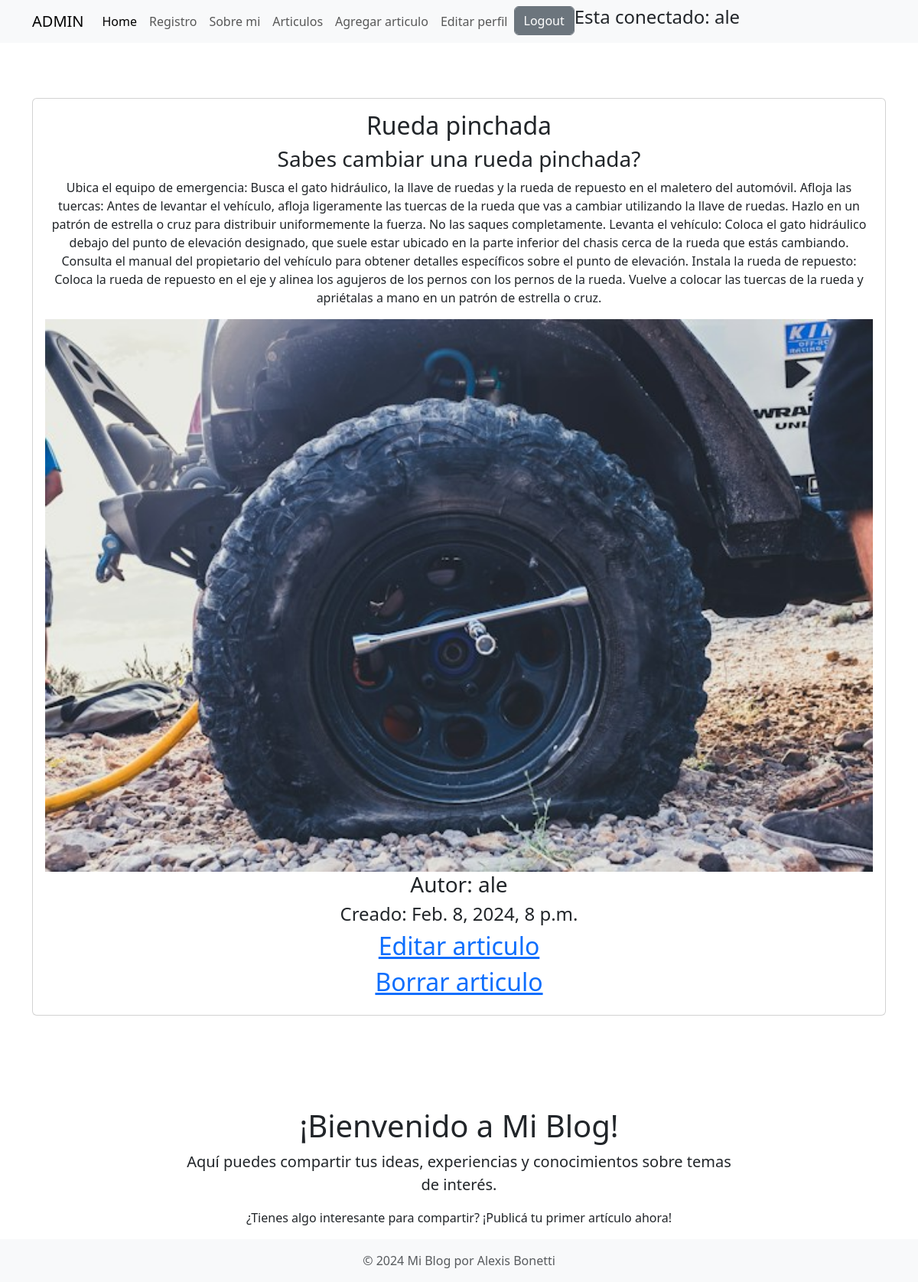
Screenshot of /todosArticulos/articulo/2/ (signed in) with the database file from the repository.
### AlexBlog/models.py (models this page shows, shortened)
class Entrada(models.Model):
    titulo = models.CharField(max_length=50)
    subtitulo = models.CharField(max_length=50)
    cuerpo = models.TextField(max_length=1500)
    imagen = models.ImageField('Imagen del articulo.', blank=True, null= True, upload_to= '', max_length= 200, default= 'imagenDefault.jpg')
    autor = models.ForeignKey(User, on_delete=models.CASCADE)
    fecha = models.DateTimeField(auto_now_add=True, editable=False)

### AlexBlog/views.py (the view)
class ArticuloDetalle(DetailView):
    model = Entrada
    template_name = 'articuloDetalle.html'
    context_object_name = 'articulo'

### templates/articuloDetalle.html
{% extends 'index.html' %}
{% block content %}
<div class="container">
    {% if articulo %}
    <section class="row">
    <article class="card card-body text-center my-4">
        <h2>{{ articulo.titulo }}</h2>
        <h3>{{ articulo.subtitulo }}</h3>
        <p>{{ articulo.cuerpo }}</p>
        <img src="{{ articulo.imagen.url }}" class="img-fluid" alt="imagenArticulo">
        <h3>Autor: {{ articulo.autor}} </h3>
        <h4>Creado: {{ articulo.fecha}}</h4>
        <a href="{% url 'editarArticulo' articulo.pk %}">
            <h2>Editar articulo</h2>
        </a>
        <a href="{% url 'borrarArticulo' articulo.pk %}">
            <h2>Borrar articulo</h2>
        </a>
    </article>
    </section>
    {% endif %}
</div>
{% endblock %}

### templates/index.html (shortened to what this page needs)
<!DOCTYPE html>
<html lang="en">
<head>
    <link rel="stylesheet" type="text/css"
        href="https://cdn.jsdelivr.net/npm/bootstrap@5.3.2/dist/css/bootstrap.min.css" />
</head>
<body>
    <header>
        <nav class="navbar navbar-expand-lg bg-body-tertiary">
            <div class="container">
                <a class="navbar-brand" href="/admin/">ADMIN</a>
                <div class="collapse navbar-collapse" id="navbarSupportedContent">
                    <ul class="navbar-nav me-auto mb-2 mb-lg-0">
                        <li class="nav-item">
                            <a class="nav-link active" aria-current="page" href="/">Home</a>
                        </li>
                        <li class="nav-item">
                            <a class="nav-link" href="{% url 'registro' %}">Registro</a>
                        </li>
                        <li class="nav-item">
                            <a class="nav-link" href="{% url 'sobreMi' %}">Sobre mi</a>
                        </li>
                        {% if user.is_authenticated%}
                        <li class="nav-item">
                            <a class="nav-link" href="{% url 'verArticulos' %}">Articulos</a>
                        </li>
                        <li class="nav-item">
                            <a class="nav-link" href="{% url 'agregarArticulos' %}">Agregar articulo</a>
                        </li>
                        <li class="nav-item">
                            <a class="nav-link" href="{% url 'editarUsuario' %}">Editar perfil</a>
                        </li>
                        <li class="nav-item">
                            <form method="post" action="{% url 'logout' %}">
                                <button type="submit" class="form-control btn btn-secondary">Logout</button>
                            </form>
                        </li >
                        {% else %}
                        <li class="nav-item">
                            <a class="nav-link" href="{% url 'login' %}">Login</a>
                        </li>
                        {% endif %}
                        {% if user.is_authenticated %}
                        <h4> Esta conectado: {{user}} </h4>
                        {% endif %}
                    </ul>
                </div>
            </div>
        </nav>
    </header>
    <main class="container py-5">
        {% load static %}
        {% block content %}{% endblock %}
    </main>
    <div class="container mt-5">
        <div class="row">
            <div class="col-md-8 offset-md-2">
                <h1 class="text-center">¡Bienvenido a Mi Blog!</h1>
                <p class="lead text-center">Aquí puedes compartir tus ideas, experiencias y conocimientos sobre temas de
                    interés.</p>
                <p class="text-center">¿Tienes algo interesante para compartir? ¡Publicá tu primer artículo ahora!</p>
            </div>
        </div>
    </div>
    <footer class="footer mt-auto py-3 bg-light">
        <div class="container text-center">
            <span class="text-muted">© 2024 Mi Blog por Alexis Bonetti</span>
        </div>
    </footer>
</body>
</html>

### templates/index.html (style rules this page uses)
.navbar-nav .nav-link { transition: transform 0.3s ease; }

### rows the page displays
Entrada: titulo "Rueda pinchada", subtitulo "Sabes cambiar una rueda pinchada?", cuerpo "Ubica el equipo de emergencia: Busca el gato hidráulico, la llave de ruedas y la rueda de repuesto en el maletero del automóvil. Afloja las tuercas: Antes de levantar el vehículo, afloja ligeramente las tuercas de la rueda que vas a cambiar utilizando la llave de ruedas. Hazlo en un patrón de estrella o cruz para distribuir uniformemente la fuerza. No las saques completamente. Levanta el vehículo: Coloca el gato hidráulico debajo del punto de elevación designado, que suele estar ubicado en la parte inferior del chasis cerca de la rueda que estás cambiando. Consulta el manual del propietario del vehículo para obtener detalles específicos sobre el punto de elevación. Instala la rueda de…", imagen (picture), autor "ale", fecha "Feb. 8, 2024, 8 p.m."

### other values shown
{{ user }} "ale"
